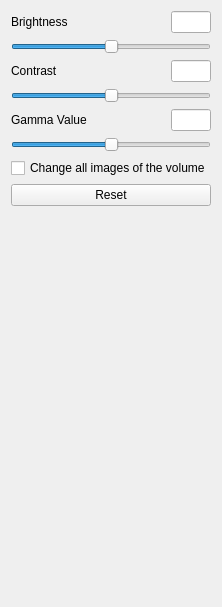
<?xml version="1.0" encoding="UTF-8"?>
<ui version="4.0">
 <class>BrightnessWindow</class>
 <widget class="QWidget" name="BrightnessWindow">
  <property name="geometry">
   <rect>
    <x>0</x>
    <y>0</y>
    <width>213</width>
    <height>607</height>
   </rect>
  </property>
  <property name="windowTitle">
   <string>Brightness Window</string>
  </property>
  <layout class="QVBoxLayout" name="verticalLayout">
   <item>
    <layout class="QHBoxLayout" name="horizontalLayout">
     <item>
      <widget class="QLabel" name="label">
       <property name="text">
        <string extracomment="label text which describes about changing brightness of the image">Brightness</string>
       </property>
      </widget>
     </item>
     <item>
      <spacer name="horizontalSpacer">
       <property name="orientation">
        <enum>Qt::Horizontal</enum>
       </property>
       <property name="sizeHint" stdset="0">
        <size>
         <width>40</width>
         <height>20</height>
        </size>
       </property>
      </spacer>
     </item>
     <item>
      <widget class="QLineEdit" name="lineBrightness">
       <property name="maximumSize">
        <size>
         <width>40</width>
         <height>16777215</height>
        </size>
       </property>
       <property name="inputMethodHints">
        <set>Qt::ImhDigitsOnly</set>
       </property>
       <property name="maxLength">
        <number>4</number>
       </property>
      </widget>
     </item>
    </layout>
   </item>
   <item>
    <widget class="QSlider" name="sliderBrightness">
     <property name="minimum">
      <number>-100</number>
     </property>
     <property name="maximum">
      <number>100</number>
     </property>
     <property name="orientation">
      <enum>Qt::Horizontal</enum>
     </property>
    </widget>
   </item>
   <item>
    <layout class="QHBoxLayout" name="horizontalLayout_2">
     <item>
      <widget class="QLabel" name="label_2">
       <property name="text">
        <string extracomment="label text which describes about changing contrast of the image">Contrast</string>
       </property>
      </widget>
     </item>
     <item>
      <spacer name="horizontalSpacer_2">
       <property name="orientation">
        <enum>Qt::Horizontal</enum>
       </property>
       <property name="sizeHint" stdset="0">
        <size>
         <width>40</width>
         <height>20</height>
        </size>
       </property>
      </spacer>
     </item>
     <item>
      <widget class="QLineEdit" name="lineContrast">
       <property name="maximumSize">
        <size>
         <width>40</width>
         <height>16777215</height>
        </size>
       </property>
       <property name="inputMethodHints">
        <set>Qt::ImhDigitsOnly</set>
       </property>
       <property name="maxLength">
        <number>4</number>
       </property>
      </widget>
     </item>
    </layout>
   </item>
   <item>
    <widget class="QSlider" name="sliderContrast">
     <property name="minimum">
      <number>-30</number>
     </property>
     <property name="maximum">
      <number>30</number>
     </property>
     <property name="orientation">
      <enum>Qt::Horizontal</enum>
     </property>
    </widget>
   </item>
   <item>
    <layout class="QHBoxLayout" name="horizontalLayout_3">
     <item>
      <widget class="QLabel" name="label_3">
       <property name="text">
        <string extracomment="label text which describes about changing gamma value of the image">Gamma Value</string>
       </property>
      </widget>
     </item>
     <item>
      <spacer name="horizontalSpacer_3">
       <property name="orientation">
        <enum>Qt::Horizontal</enum>
       </property>
       <property name="sizeHint" stdset="0">
        <size>
         <width>40</width>
         <height>20</height>
        </size>
       </property>
      </spacer>
     </item>
     <item>
      <widget class="QLineEdit" name="lineGamma">
       <property name="maximumSize">
        <size>
         <width>40</width>
         <height>16777215</height>
        </size>
       </property>
       <property name="inputMethodHints">
        <set>Qt::ImhDigitsOnly</set>
       </property>
       <property name="maxLength">
        <number>4</number>
       </property>
      </widget>
     </item>
    </layout>
   </item>
   <item>
    <widget class="QSlider" name="sliderGamma">
     <property name="minimum">
      <number>-30</number>
     </property>
     <property name="maximum">
      <number>30</number>
     </property>
     <property name="orientation">
      <enum>Qt::Horizontal</enum>
     </property>
    </widget>
   </item>
   <item>
    <widget class="QCheckBox" name="checkBoxForAll">
     <property name="text">
      <string>Change all images of the volume</string>
     </property>
    </widget>
   </item>
   <item>
    <widget class="QPushButton" name="resetButton">
     <property name="text">
      <string>Reset</string>
     </property>
    </widget>
   </item>
   <item>
    <spacer name="verticalSpacer">
     <property name="orientation">
      <enum>Qt::Vertical</enum>
     </property>
     <property name="sizeHint" stdset="0">
      <size>
       <width>20</width>
       <height>162</height>
      </size>
     </property>
    </spacer>
   </item>
  </layout>
 </widget>
 <resources/>
 <connections>
  <connection>
   <sender>sliderBrightness</sender>
   <signal>valueChanged(int)</signal>
   <receiver>BrightnessWindow</receiver>
   <slot>handleBrightnessSliderValueChanged(int)</slot>
   <hints>
    <hint type="sourcelabel">
     <x>116</x>
     <y>36</y>
    </hint>
    <hint type="destinationlabel">
     <x>116</x>
     <y>181</y>
    </hint>
   </hints>
  </connection>
  <connection>
   <sender>sliderContrast</sender>
   <signal>valueChanged(int)</signal>
   <receiver>BrightnessWindow</receiver>
   <slot>handleContrastSliderValueChanged(int)</slot>
   <hints>
    <hint type="sourcelabel">
     <x>116</x>
     <y>79</y>
    </hint>
    <hint type="destinationlabel">
     <x>116</x>
     <y>181</y>
    </hint>
   </hints>
  </connection>
  <connection>
   <sender>sliderGamma</sender>
   <signal>valueChanged(int)</signal>
   <receiver>BrightnessWindow</receiver>
   <slot>handleGammaSliderValueChanged(int)</slot>
   <hints>
    <hint type="sourcelabel">
     <x>116</x>
     <y>122</y>
    </hint>
    <hint type="destinationlabel">
     <x>116</x>
     <y>181</y>
    </hint>
   </hints>
  </connection>
  <connection>
   <sender>resetButton</sender>
   <signal>clicked()</signal>
   <receiver>BrightnessWindow</receiver>
   <slot>handleResetButtonClicked()</slot>
   <hints>
    <hint type="sourcelabel">
     <x>116</x>
     <y>171</y>
    </hint>
    <hint type="destinationlabel">
     <x>116</x>
     <y>181</y>
    </hint>
   </hints>
  </connection>
  <connection>
   <sender>lineBrightness</sender>
   <signal>textChanged(QString)</signal>
   <receiver>BrightnessWindow</receiver>
   <slot>handleBrightnessLineEditTextChanged(QString)</slot>
   <hints>
    <hint type="sourcelabel">
     <x>182</x>
     <y>19</y>
    </hint>
    <hint type="destinationlabel">
     <x>106</x>
     <y>303</y>
    </hint>
   </hints>
  </connection>
  <connection>
   <sender>lineContrast</sender>
   <signal>textChanged(QString)</signal>
   <receiver>BrightnessWindow</receiver>
   <slot>handleContrastLineEditTextChanged(QString)</slot>
   <hints>
    <hint type="sourcelabel">
     <x>182</x>
     <y>72</y>
    </hint>
    <hint type="destinationlabel">
     <x>106</x>
     <y>303</y>
    </hint>
   </hints>
  </connection>
  <connection>
   <sender>lineGamma</sender>
   <signal>textChanged(QString)</signal>
   <receiver>BrightnessWindow</receiver>
   <slot>handleGammaLineEditTextChanged(QString)</slot>
   <hints>
    <hint type="sourcelabel">
     <x>182</x>
     <y>125</y>
    </hint>
    <hint type="destinationlabel">
     <x>106</x>
     <y>303</y>
    </hint>
   </hints>
  </connection>
 </connections>
 <slots>
  <slot>handleBrightnessSliderValueChanged(int)</slot>
  <slot>handleContrastSliderValueChanged(int)</slot>
  <slot>handleGammaSliderValueChanged(int)</slot>
  <slot>handleResetButtonClicked()</slot>
  <slot>handleBrightnessLineEditTextChanged(QString)</slot>
  <slot>handleContrastLineEditTextChanged(QString)</slot>
  <slot>handleGammaLineEditTextChanged(QString)</slot>
 </slots>
</ui>
